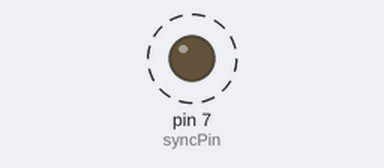
Recording of a sketch running on a simulated Arduino Uno, built with avr-gcc and run on an emulated ATmega328P. Shown: output pins drawn as LEDs (lit = HIGH). Dashed ring = blinking. What the sketch prints to the serial monitor is not drawn.

Above: at 0.6 s.
Timing chart, 0 to 3.0 s (numbered marks = the images above):
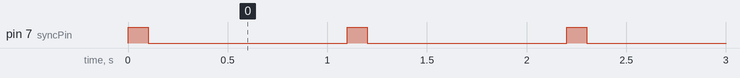

Measured:
- by itself, pin 7 (syncPin): alternates HIGH for 0.10 s and LOW for 1.0 s

The sketch:

nano_sync.ino
```cpp
// master
const int syncPin = 7; // Pin to send synchronization signal

void setup() {
  pinMode(syncPin, OUTPUT);
  Serial.begin(9600);
}

void loop() {
  Serial.println("Sending synchronization signal...");
  digitalWrite(syncPin, HIGH);
  delay(100); // Pulse duration
  digitalWrite(syncPin, LOW);
  delay(1000); // Wait for 1 second before sending the next signal
}

// slave
// const int syncPin = 7; // Pin to receive synchronization signal

// void setup() {
//   pinMode(syncPin, INPUT);
//   Serial.begin(9600);
// }

// void loop() {
//   if (digitalRead(syncPin) == HIGH) {
//     Serial.println("Synchronization signal received!");
//     // Add code to be executed upon receiving the synchronization signal
//     while (digitalRead(syncPin) == HIGH); // Wait for the signal to go LOW again
//   }
// }
```
